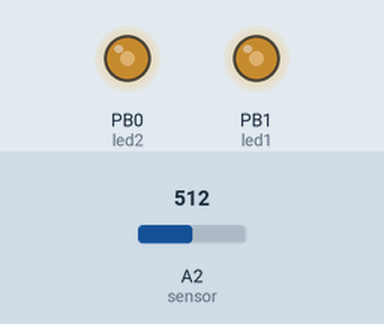
Bench run of a sketch on a simulated ATtiny85, built with avr-gcc and run on an emulated ATtiny85. Shown: output pins drawn as LEDs (lit = HIGH). Inputs (shaded band) come from the test bench; at power-on: A2 (sensor) = 512.

Above: at 1.2 s.
1.3 s: A2 (sensor) set to 716
At 2.5 s:
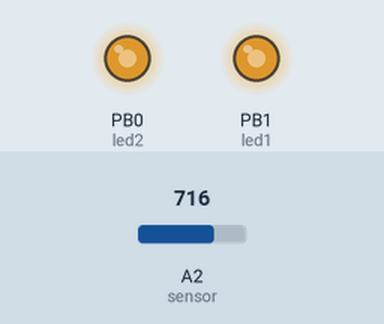
2.8 s: A2 (sensor) set to 900
At 3.7 s:
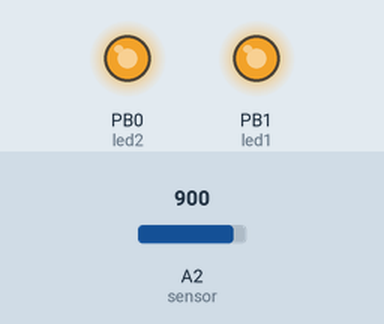
4.3 s: A2 (sensor) set to 122
At 4.8 s:
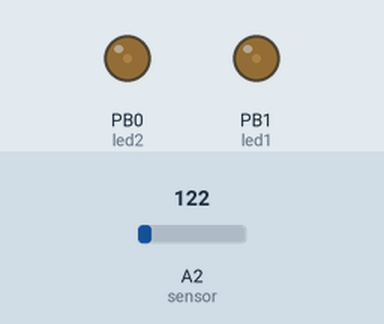
5.8 s: A2 (sensor) set to 0
At 7.1 s:
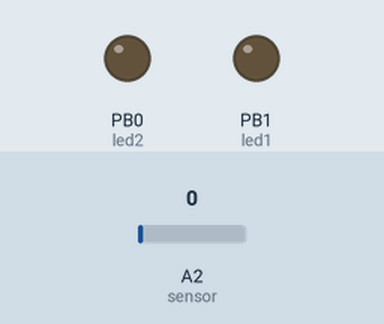
Timing chart, 0 to 8.3 s (numbered marks = the images above; inputs shaded):
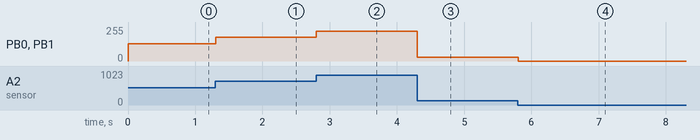

The sketch:

pot_ATTINY85_Serial.ino
```cpp
/*
  Analog values in the Attiny for pressure control button
  Reads the value change from a pressure sensor changes an LEDs luminosity and prints the serial values.

  In order to place this code into the ATTINY85 the Arduino needs to be prepared this is a good tutorial:
  http://www.creativeapplications.net/tutorials/small-programmable-wearable-and-cheap-enjoying-the-attiny85-tutorial/
  The Serial communication tutorial:
  https://www.hackster.io/porrey/easy-serial-on-the-attiny-2676e6

  The circuit:
  - Pressure Sensor's Vout (MPX2010/MPVZ5010) to A2 (ATTiny85 pin 3)
  - 2 LEDs through 220ohm resistors to 1 & 0 (ATTiny85 pins 5 & 6)
  - USB to TTL cable provides voltage and serial communication
  - Minimum Supply Voltage: 4.25V

  This code is in the public domain.

  modified Nov 2017
  by Regina Cantu (Lola)
*/
#include <SoftwareSerial.h>
#include <avr/power.h>

//Define the RX and TX pins. Avoid DO(pin5) and D2(pin7) if using I2C
#define RX 3 //pin2 in ATTiny85
#define TX 2 //pin7 in ATTiny85
//Define the software based serial port. Using name Serial so that software that supports hardware base serial can read it.
SoftwareSerial TSerial(RX, TX);

//Define the LED and analog pins
const int led1 = 1;
const int led2 = 0;
const int sensor = A2;


void setup() {
  clock_prescale_set(clock_div_1);

  // Initiazlize the serial port
  TSerial.begin(9600);


  //Initialize the pins as input and output
  pinMode(led1, OUTPUT); // set output explicitly w/the Tiny
  pinMode(led2, OUTPUT); // set output explicitly w/the Tiny
  pinMode(sensor, INPUT);
}

void loop() {
  // trying to do the read> convert to PWM> write in one step
  //analogWrite(analogRead(pot)/4, led);

  //read analog
  int an1 = analogRead(sensor);

  //convert to PWM
  int an = (an1 / 4);

  //write analog
  analogWrite(led1, an); //set pwm
  analogWrite(led2, an); //set pwm
  TSerial.println(an);
}
```

Measured:
- after the input at 1.3 s, PB0 (led2), PB1 (led1): 128/255 → 179/255 at once
- after the input at 2.8 s, PB0 (led2), PB1 (led1): 179/255 → 225/255 at once
- after the input at 4.3 s, PB0 (led2), PB1 (led1): 225/255 → 30/255 at once
- after the input at 5.8 s, PB0 (led2), PB1 (led1): 30/255 → 0/255 at once
